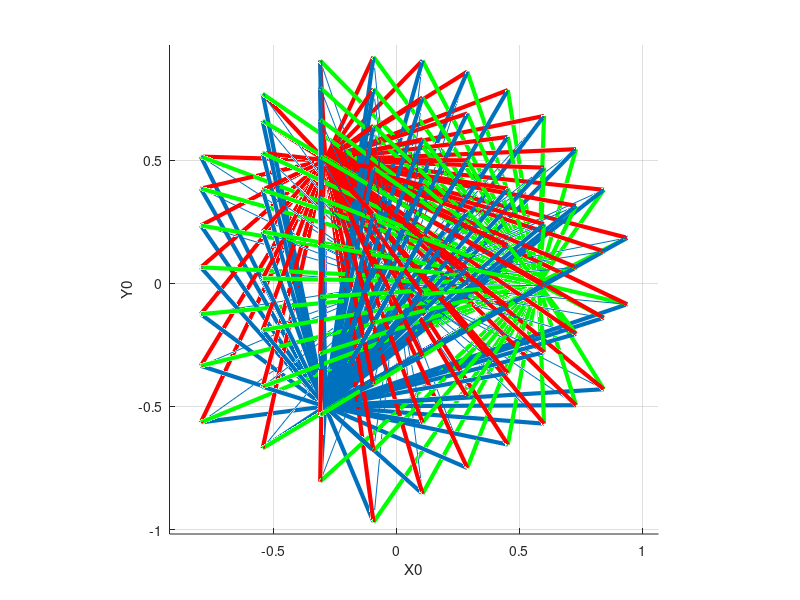

The MATLAB source for this figure:
clc
clear all
close all

l1range = 0:0.1:2;
l2range = 0:0.1:2;
%% Defining parameters
l0=1;             % L0-from the base of the frame to the tip
l10=l0/cosd(30);  % L1- when the L1=L2=L3
l20=l10;          % L2- when the L1=L2=L3
a=l10*sind(30);   % the distance from the base of the actuator to base of L0
%%
r=0;
for i=1:length(l1range)
    l1 = l1range(i);
    for j=1:length(l2range)
        l2=l2range(j);
        
        x=(l0^2+a^2-l1^2)/(2*a);        
        y=(-l2^2+l0^2+a^2+2*a*cosd(60)*x)/(2*a*sind(60));
        z=abs((l0^2-x^2-y^2)^0.5);

        q=abs((x^2+y^2+z^2)^0.5);
        
        if q < 1.01
            L1=line([a x],[0 y],[0 z],'Color',[0 1 0],'LineWidth', 3);
            L2=line([-a*cosd(60) x],[a*sind(60) y],[0 z],'Color',[1 0 0],'LineWidth', 3);
            L3=line([-a*cosd(60) x],[-a*sind(60) y],[0 z],'LineWidth', 3);
            L4=line([0 x],[0 y],[0 z]);
        end
    end
end
%% Plotting the base of the parallel manipulator
line([a -a*cosd(60) -a*cosd(60) a],[0 -a*sind(60) a*sind(60) 0],[0 0 0 0],...
    'Color',[0 0 1], 'LineWidth', 2);
        
xlabel('X0');
ylabel('Y0');
zlabel('Z0');
grid
axis vis3d


